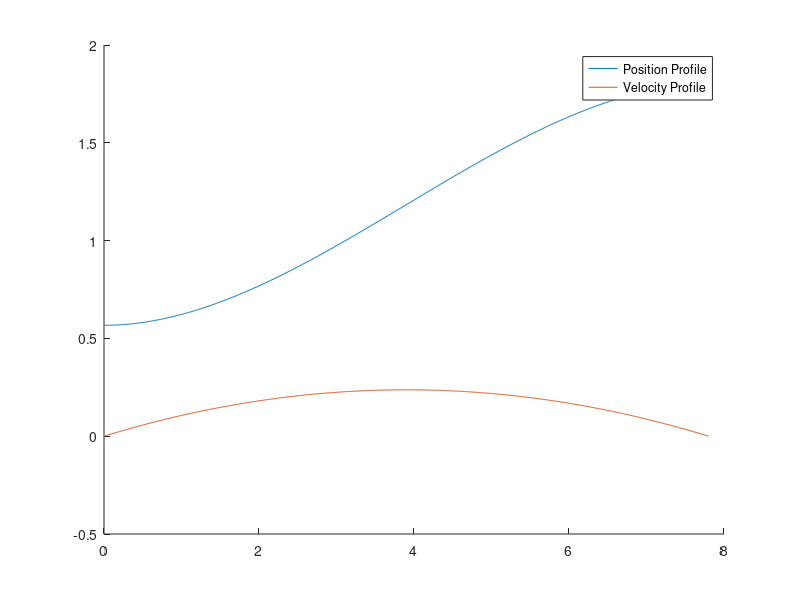

The MATLAB script that drew this image:
%% Minimum Acceleration Trajectory

%% Constants
Tp = 7.8;

% Initial Values
x1 = 0.567;
x1_dot = 0;

% Final Values
x2 = 1.8;
x2_dot = 0;

a1 = x1_dot;
a0 = x1;


%% Creating Required Matrices
T = [Tp^3,   Tp^2;
     3*Tp^2, 2*Tp];

P = [x2 - x1 - x1_dot*Tp;
     x2_dot - x1_dot];
 
 
 %% Calculating the coefficient of the polynomial function
 a = T\P;
 a = [a; a1; a0]
 
 
 %% Plotting the distance, velocity and acceleration profile
 t = 0:0.01:Tp;
 pos = polyval(a, t);
 
 v = polyder(a);
 vel = polyval(v, t);
 acc = polyder(v);
 accel = polyval(acc, t);

hold on;
plot(t, pos); M1 = 'Position Profile';
plot(t, vel); M2 = 'Velocity Profile';
% plot(t, accel); M3 = 'Acceleration Profile';
 
 legend(M1, M2);
 hold off;